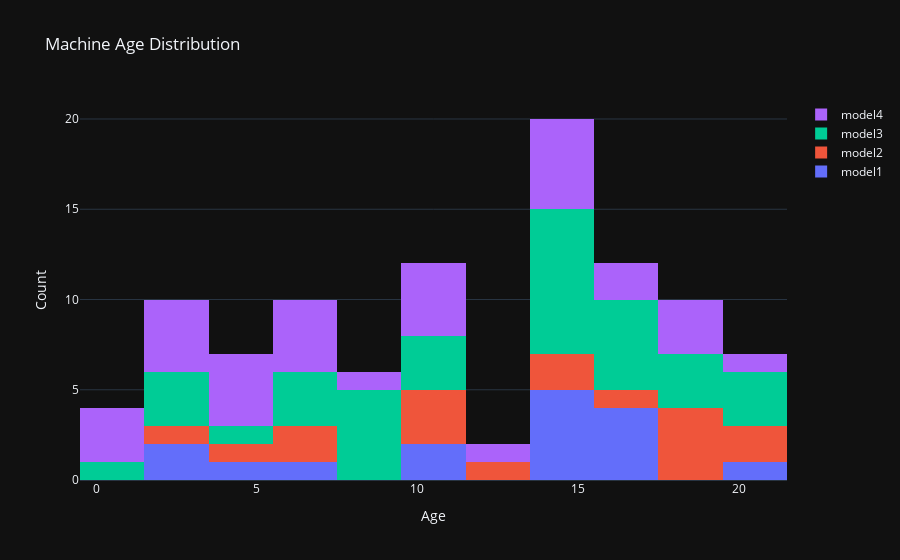

Notebook code for this chart:
### Code cell
import plotly.figure_factory as ff
df_machines1 = df_machines.loc[df_machines['model'] == "model1",["age"]]
df_machines2 = df_machines.loc[df_machines['model'] == "model2",["age"]]
df_machines3 = df_machines.loc[df_machines['model'] == "model3",["age"]]
df_machines4 = df_machines.loc[df_machines['model'] == "model4",["age"]]

fig = go.Figure()
fig.add_trace(go.Histogram(
    x=df_machines.loc[df_machines['model'] == 'model1', 'age'], name='model1'))
fig.add_trace(go.Histogram(
    x=df_machines.loc[df_machines['model'] == 'model2', 'age'], name='model2'))
fig.add_trace(go.Histogram(
    x=df_machines.loc[df_machines['model'] == 'model3', 'age'], name='model3'))
fig.add_trace(go.Histogram(
    x=df_machines.loc[df_machines['model'] == 'model4', 'age'], name='model4',))
fig.update_layout(xaxis_title='Age', yaxis_title='Count', template='plotly_dark')
fig.update_layout(barmode='stack', title='Machine Age Distribution')
fig.show()

### Figure 1 — Plotly figure (JSON) as saved in the notebook; plotly's stock layout.template omitted (floating-point values rounded to 4 significant figures)
{"data": [{"name": "model1", "type": "histogram", "x": [15, 3, 14, 14, 17, 20, 11, 17, 16, 7, 15, 10, 5, 16, 2, 14]}, {"name": "model2", "type": "histogram", "x": [6, 16, 14, 4, 6, 10, 19, 18, 20, 10, 12, 2, 18, 18, 10, 14, 20]}, {"name": "model3", "type": "histogram", "x": [18, 8, 7, 2, 7, 20, 16, 10, 9, 1, 14, 15, 17, 3, 9, 20, 14, 14, 14, 14, 5, 17, 17, 20, 15, 10, 9, 19, 14, 6, 11, 9, 2, 17, 18]}, {"name": "model4", "type": "histogram", "x": [7, 7, 16, 1, 3, 15, 10, 5, 15, 0, 9, 7, 10, 10, 4, 19, 10, 3, 2, 20, 14, 6, 14, 2, 4, 12, 19, 1, 18, 14, 17, 5]}], "layout": {"barmode": "stack", "title": {"text": "Machine Age Distribution"}, "xaxis": {"title": {"text": "Age"}}, "yaxis": {"title": {"text": "Count"}}}}
